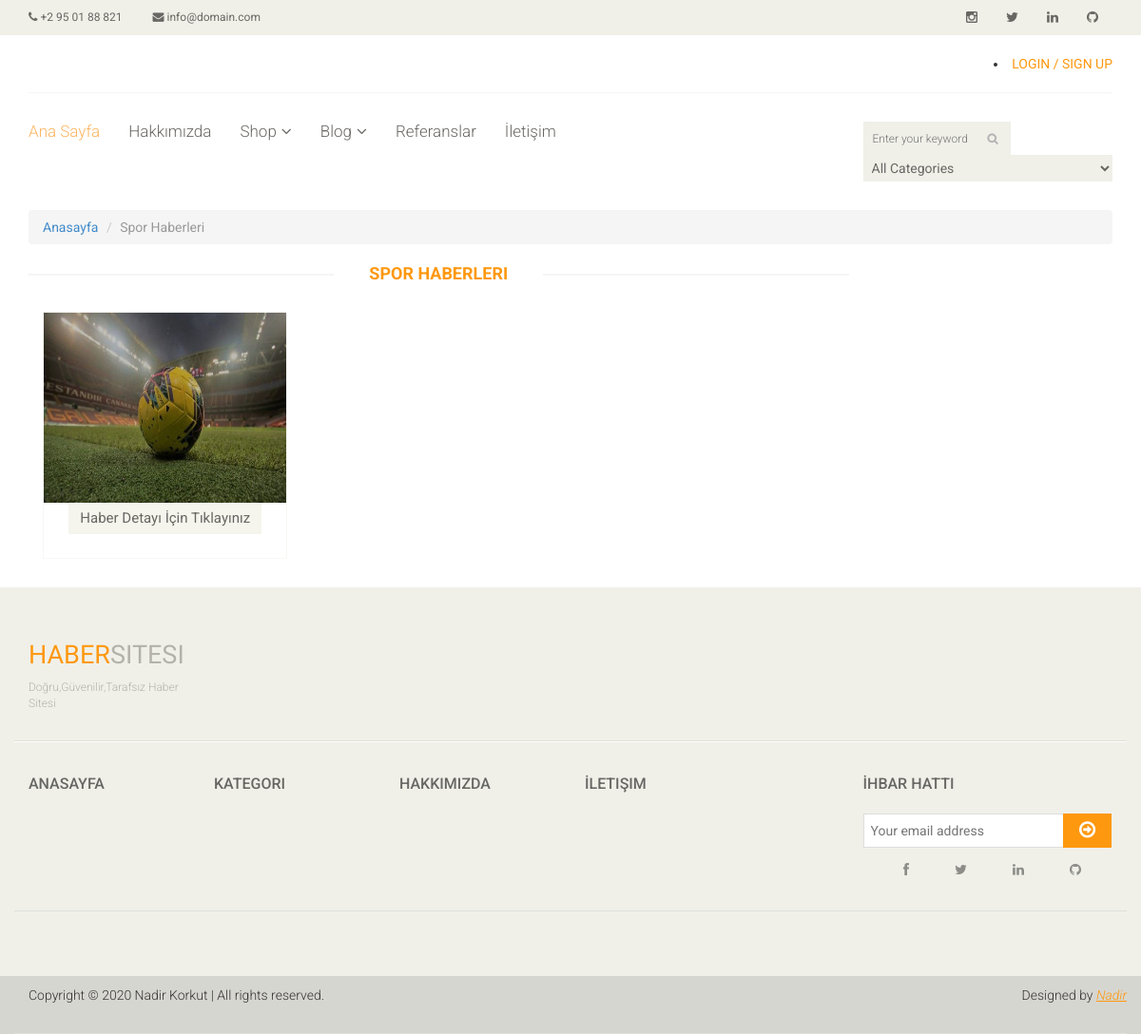
The page /category/11/spor-haberleri/ on the database its author committed.
### news/models.py (models this page shows, shortened)
class Category(MPTTModel):
    STATUS=(
        ('True','Evet'),
        ('False','Hayır'),
    )
    title=models.CharField(max_length=100)
    keywords=models.CharField(blank=True,max_length=255)
    description=models.CharField(blank=True,max_length=255)
    image=models.ImageField(blank=True,upload_to='images/')
    status=models.CharField(max_length=10, choices=STATUS)
    slug=models.SlugField(null=False, unique=True)
    parent=TreeForeignKey('self',blank=True, null=True,related_name='children',on_delete=models.CASCADE)
    create_at=models.DateTimeField(auto_now_add=True)
    update_at=models.DateTimeField(auto_now=True)
    class MPTTMeta:
        order_insertion_by = ['title']
    def image_tag(self):
        return mark_safe('<img src="{}" height="50"/>'.format(self.image.url))
    image_tag.short_description = 'Image'

class News(models.Model):
    STATUS=(
        ('True', 'Evet'),
        ('False', 'Hayır'),
    )
    category=models.ForeignKey(Category, on_delete=models.CASCADE) #relation with Category table
    title=models.CharField(max_length=150)
    keywords = models.CharField(blank=True,max_length=255)
    description = models.CharField(blank=True,max_length=255)
    image = models.ImageField(blank=True, upload_to='images/')
    detail=RichTextUploadingField()
    slug = models.SlugField(null=False, unique=True)
    status=models.CharField(max_length=10, choices=STATUS)
    create_at = models.DateTimeField(auto_now_add=True)
    update_at = models.DateTimeField(auto_now=True)
    def image_tag(self):
        return mark_safe('<img src="{}" height="50"/>'.format(self.image.url))
    image_tag.short_description = 'Image'

### home/views.py (the view)
# urls.py: path('category/<int:id>/<slug:slug>/',views.category_news,name='category_news'),
def category_news(request,id,slug):
    news=News.objects.filter(category_id=id)
    category=Category.objects.all()
    categorydata = Category.objects.get(pk=id)
    context={'news': news,
             'category' : category,
             'slug' : slug,
             'categorydata' : categorydata,
             }
    return render(request,'news.html',context)

### home/templates/news.html (shortened to what this page needs)
{% extends "homebase.html" %}
{% block content %}
    <div id="contact-page" class="container">
        <ul class="breadcrumb">
            <li><a href="/">Anasayfa</a> </li>
            <li class="active">{{categorydata.title}} Haberleri</li>
        </ul>
        <div class="bg">
            <div class="row">
                <div class="col-sm-12">
                </div>
            </div>
            <div class="row">
                <div class="col-sm-9 padding-right">
                    <div class="features_items">
                        <h2 class="title text-center">{{categorydata.title}} Haberleri</h2>
                        {% for rs in news %}
                            <div class="col-sm-4">
                                <div class="product-image-wrapper">
                                    <div class="single-products">
                                        <div class="productinfo text-center">
                                            <img src="{{ rs.image.url }}" style="height: 200px" alt="" />
                                            <a href="/news/{{rs.id}}/{{rs.slug}}" class="btn btn-default add-to-cart">Haber Detayı İçin Tıklayınız</a>
                                        </div>
                                        <div class="product-overlay">
                                            <div class="overlay-content">
                                            </div>
                                        </div>
                                    </div>
                                </div>
                            </div>
                        {% endfor %}
                    </div>
                </div>
            </div>
        </div>
    </div>
{% endblock %}

### home/static/css/main.css (style rules this page uses)
body { font-family: 'Roboto', sans-serif; background:; position: relative; font-weight:400px; }
ul li { list-style: none; }
a { -webkit-transition: 300ms; -moz-transition: 300ms; -o-transition: 300ms; transition: 300ms; }
h1, h2, h3, h4, h5, h6 { font-family: 'Roboto', sans-serif; }
.left-sidebar h2:after, h2.title:after { content: " "; position: absolute; border: 1px solid #f5f5f5; bottom:8px; left: 0; width: 100%; height: 0; z-index: -2; }
h2.title:before { content: " "; position: absolute; background: #fff; bottom: -6px; width: 220px; height: 30px; z-index: -1; left: 50%; margin-left: -110px; }
.padding-right { padding-right: 0; }
.features_items { overflow:hidden; }
h2.title { color: #FE980F; font-family: 'Roboto', sans-serif; font-size: 18px; font-weight: 700; margin: 0 15px; text-transform: uppercase; margin-bottom: 30px; position: relative; }
.product-image-wrapper { border:1px solid #F7F7F5; overflow: hidden; margin-bottom:30px; }
.single-products { position: relative; }
.productinfo img { width: 100%; }
.productinfo { position:relative; }
.product-overlay { background:#FE980F; top: 0; display: none; height: 0; position: absolute; transition: height 500ms ease 0s; width: 100%; display: block; opacity:; }
.product-overlay .overlay-content { bottom: 0; position: absolute; bottom: 0; text-align: center; width: 100%; }
.add-to-cart { background:#F5F5ED; border: 0 none; border-radius: 0; color: #696763; font-family: 'Roboto', sans-serif; font-size: 15px; margin-bottom: 25px; }
.bg h2.title { margin-right:0; margin-left:0; margin-top: 0; }

### rows shown on the page
Category: title "Spor", title "SPOR"
News: image (picture)
